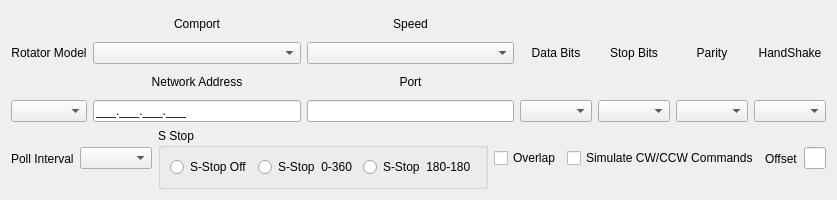
<?xml version="1.0" encoding="UTF-8"?>
<ui version="4.0">
 <class>rotSetupForm</class>
 <widget class="QWidget" name="rotSetupForm">
  <property name="geometry">
   <rect>
    <x>0</x>
    <y>0</y>
    <width>835</width>
    <height>200</height>
   </rect>
  </property>
  <property name="windowTitle">
   <string>Form</string>
  </property>
  <layout class="QVBoxLayout" name="verticalLayout">
   <item>
    <layout class="QHBoxLayout" name="horizontalLayout">
     <item>
      <layout class="QVBoxLayout" name="verticalLayout_2">
       <item>
        <widget class="QLabel" name="label_122">
         <property name="text">
          <string>Rotator Model</string>
         </property>
         <property name="alignment">
          <set>Qt::AlignCenter</set>
         </property>
        </widget>
       </item>
       <item>
        <widget class="QComboBox" name="rotatorModelBox"/>
       </item>
      </layout>
     </item>
     <item>
      <layout class="QVBoxLayout" name="verticalLayout_3">
       <item>
        <widget class="QLabel" name="comportLbl">
         <property name="text">
          <string>Comport</string>
         </property>
         <property name="alignment">
          <set>Qt::AlignCenter</set>
         </property>
        </widget>
       </item>
       <item>
        <widget class="QComboBox" name="comPortBox"/>
       </item>
       <item>
        <widget class="QLabel" name="netAddressLbl">
         <property name="text">
          <string>Network Address</string>
         </property>
         <property name="alignment">
          <set>Qt::AlignCenter</set>
         </property>
        </widget>
       </item>
       <item>
        <widget class="QLineEdit" name="netAddressBox">
         <property name="inputMask">
          <string>000.000.000.000;_</string>
         </property>
        </widget>
       </item>
      </layout>
     </item>
     <item>
      <layout class="QVBoxLayout" name="verticalLayout_4">
       <item>
        <widget class="QLabel" name="speedLbl">
         <property name="text">
          <string>Speed</string>
         </property>
         <property name="alignment">
          <set>Qt::AlignCenter</set>
         </property>
        </widget>
       </item>
       <item>
        <widget class="QComboBox" name="comSpeedBox"/>
       </item>
       <item>
        <widget class="QLabel" name="portLbl">
         <property name="text">
          <string>Port</string>
         </property>
         <property name="alignment">
          <set>Qt::AlignCenter</set>
         </property>
        </widget>
       </item>
       <item>
        <widget class="QLineEdit" name="netPortBox">
         <property name="inputMask">
          <string>9999</string>
         </property>
        </widget>
       </item>
      </layout>
     </item>
     <item>
      <layout class="QVBoxLayout" name="verticalLayout_5">
       <item>
        <widget class="QLabel" name="dBitsLbl">
         <property name="text">
          <string>Data Bits</string>
         </property>
         <property name="alignment">
          <set>Qt::AlignCenter</set>
         </property>
        </widget>
       </item>
       <item>
        <widget class="QComboBox" name="comDataBitsBox"/>
       </item>
      </layout>
     </item>
     <item>
      <layout class="QVBoxLayout" name="verticalLayout_6">
       <item>
        <widget class="QLabel" name="stopLbl">
         <property name="text">
          <string>Stop Bits</string>
         </property>
         <property name="alignment">
          <set>Qt::AlignCenter</set>
         </property>
        </widget>
       </item>
       <item>
        <widget class="QComboBox" name="comStopBitsBox"/>
       </item>
      </layout>
     </item>
     <item>
      <layout class="QVBoxLayout" name="verticalLayout_7">
       <item>
        <widget class="QLabel" name="parityLbl">
         <property name="text">
          <string>Parity</string>
         </property>
         <property name="alignment">
          <set>Qt::AlignCenter</set>
         </property>
        </widget>
       </item>
       <item>
        <widget class="QComboBox" name="comParityBox"/>
       </item>
      </layout>
     </item>
     <item>
      <layout class="QVBoxLayout" name="verticalLayout_8">
       <item>
        <widget class="QLabel" name="handLbl">
         <property name="text">
          <string>HandShake</string>
         </property>
         <property name="alignment">
          <set>Qt::AlignCenter</set>
         </property>
        </widget>
       </item>
       <item>
        <widget class="QComboBox" name="comHandShakeBox"/>
       </item>
      </layout>
     </item>
    </layout>
   </item>
   <item>
    <layout class="QHBoxLayout" name="horizontalLayout_8">
     <item>
      <layout class="QHBoxLayout" name="horizontalLayout_4">
       <item>
        <widget class="QLabel" name="intervallbl">
         <property name="text">
          <string>Poll Interval</string>
         </property>
        </widget>
       </item>
       <item>
        <widget class="QComboBox" name="pollInterval"/>
       </item>
      </layout>
     </item>
     <item>
      <widget class="QGroupBox" name="sStopFrame">
       <property name="title">
        <string>S Stop</string>
       </property>
       <layout class="QHBoxLayout" name="horizontalLayout_9">
        <item>
         <layout class="QHBoxLayout" name="horizontalLayout_2">
          <item>
           <widget class="QRadioButton" name="sStopOffBut">
            <property name="text">
             <string>S-Stop Off</string>
            </property>
           </widget>
          </item>
          <item>
           <widget class="QRadioButton" name="rotInvertBut">
            <property name="text">
             <string>S-Stop  0-360</string>
            </property>
           </widget>
          </item>
          <item>
           <widget class="QRadioButton" name="compassBut">
            <property name="text">
             <string>S-Stop  180-180</string>
            </property>
           </widget>
          </item>
         </layout>
        </item>
       </layout>
      </widget>
     </item>
     <item>
      <layout class="QHBoxLayout" name="horizontalLayout_5">
       <item>
        <widget class="QCheckBox" name="chkOverrun">
         <property name="text">
          <string>Overlap</string>
         </property>
        </widget>
       </item>
      </layout>
     </item>
     <item>
      <layout class="QHBoxLayout" name="horizontalLayout_7">
       <item>
        <widget class="QCheckBox" name="simCW_CCWcmd">
         <property name="text">
          <string>Simulate CW/CCW Commands</string>
         </property>
        </widget>
       </item>
       <item>
        <layout class="QHBoxLayout" name="horizontalLayout_6">
         <item>
          <widget class="QLabel" name="offSetLbl">
           <property name="text">
            <string>Offset</string>
           </property>
          </widget>
         </item>
         <item>
          <widget class="QLineEdit" name="antOffset">
           <property name="inputMask">
            <string/>
           </property>
           <property name="maxLength">
            <number>3</number>
           </property>
          </widget>
         </item>
        </layout>
       </item>
      </layout>
     </item>
     <item>
      <spacer name="horizontalSpacer_10">
       <property name="orientation">
        <enum>Qt::Horizontal</enum>
       </property>
       <property name="sizeHint" stdset="0">
        <size>
         <width>218</width>
         <height>19</height>
        </size>
       </property>
      </spacer>
     </item>
    </layout>
   </item>
  </layout>
 </widget>
 <resources/>
 <connections/>
</ui>
